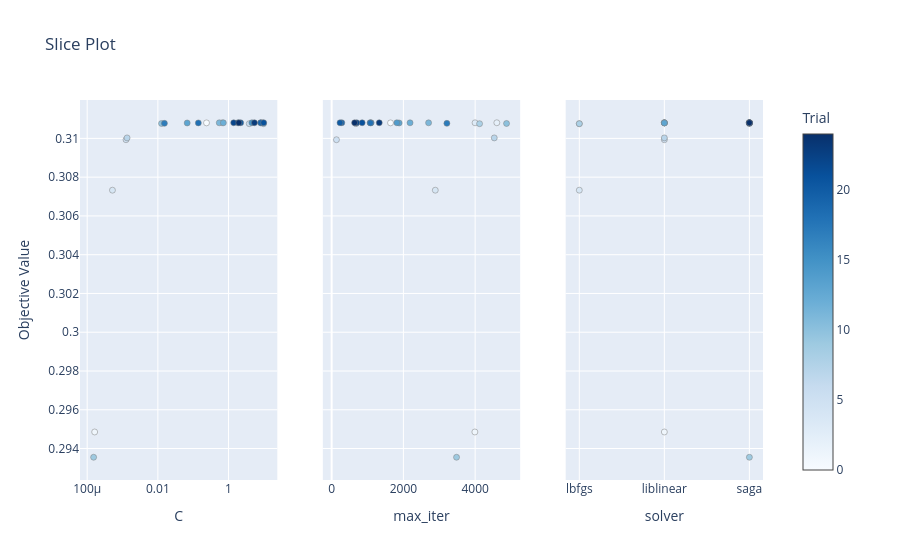

Write notebook code for a chart like this one.
### Code cell
optuna.visualization.plot_slice(study)

### Figure 1 — Plotly figure (JSON) as saved in the notebook; plotly's stock layout.template omitted (floating-point values rounded to 4 significant figures)
{"data": [{"marker": {"color": [0, 1, 2, 3, 4, 5, 6, 7, 8, 9, 10, 11, 12, 13, 14, 15, 16, 17, 18, 19, 20, 21, 22, 23, 24], "colorbar": {"title": {"text": "Trial"}, "x": 1.0, "xpad": 40}, "colorscale": [[0.0, "rgb(247,251,255)"], [0.125, "rgb(222,235,247)"], [0.25, "rgb(198,219,239)"], [0.375, "rgb(158,202,225)"], [0.5, "rgb(107,174,214)"], [0.625, "rgb(66,146,198)"], [0.75, "rgb(33,113,181)"], [0.875, "rgb(8,81,156)"], [1.0, "rgb(8,48,107)"]], "line": {"color": "Grey", "width": 0.5}, "showscale": true}, "mode": "markers", "name": "Feasible Trial", "showlegend": false, "x": [0.2378, 0.0001627, 9.148, 0.6571, 0.000518, 0.001256, 3.846, 0.001344, 9.77, 0.0001519, 0.01268, 0.5461, 0.7138, 0.06751, 1.843, 4.584, 8.191, 0.01531, 0.1396, 8.129, 2.205, 9.88, 1.399, 5.41, 1.956], "y": [0.3108, 0.2949, 0.3108, 0.3108, 0.3073, 0.3099, 0.3108, 0.31, 0.3108, 0.2935, 0.3108, 0.3108, 0.3108, 0.3108, 0.3108, 0.3108, 0.3108, 0.3108, 0.3108, 0.3108, 0.3108, 0.3108, 0.3108, 0.3108, 0.3108], "type": "scatter", "xaxis": "x", "yaxis": "y"}, {"marker": {"color": [0, 1, 2, 3, 4, 5, 6, 7, 8, 9, 10, 11, 12, 13, 14, 15, 16, 17, 18, 19, 20, 21, 22, 23, 24], "colorbar": {"title": {"text": "Trial"}, "x": 1.0, "xpad": 40}, "colorscale": [[0.0, "rgb(247,251,255)"], [0.125, "rgb(222,235,247)"], [0.25, "rgb(198,219,239)"], [0.375, "rgb(158,202,225)"], [0.5, "rgb(107,174,214)"], [0.625, "rgb(66,146,198)"], [0.75, "rgb(33,113,181)"], [0.875, "rgb(8,81,156)"], [1.0, "rgb(8,48,107)"]], "line": {"color": "Grey", "width": 0.5}, "showscale": false}, "mode": "markers", "name": "Feasible Trial", "showlegend": false, "x": [1641, 3992, 4604, 3998, 2889, 134, 677, 4533, 4123, 3481, 4875, 2702, 2185, 1881, 1818, 1101, 1071, 3212, 1083, 283, 233, 850, 699, 1327, 640], "y": [0.3108, 0.2949, 0.3108, 0.3108, 0.3073, 0.3099, 0.3108, 0.31, 0.3108, 0.2935, 0.3108, 0.3108, 0.3108, 0.3108, 0.3108, 0.3108, 0.3108, 0.3108, 0.3108, 0.3108, 0.3108, 0.3108, 0.3108, 0.3108, 0.3108], "type": "scatter", "xaxis": "x2", "yaxis": "y2"}, {"marker": {"color": [0, 1, 2, 3, 4, 5, 6, 7, 8, 9, 10, 11, 12, 13, 14, 15, 16, 17, 18, 19, 20, 21, 22, 23, 24], "colorbar": {"title": {"text": "Trial"}, "x": 1.0, "xpad": 40}, "colorscale": [[0.0, "rgb(247,251,255)"], [0.125, "rgb(222,235,247)"], [0.25, "rgb(198,219,239)"], [0.375, "rgb(158,202,225)"], [0.5, "rgb(107,174,214)"], [0.625, "rgb(66,146,198)"], [0.75, "rgb(33,113,181)"], [0.875, "rgb(8,81,156)"], [1.0, "rgb(8,48,107)"]], "line": {"color": "Grey", "width": 0.5}, "showscale": false}, "mode": "markers", "name": "Feasible Trial", "showlegend": false, "x": ["liblinear", "liblinear", "liblinear", "liblinear", "lbfgs", "liblinear", "lbfgs", "liblinear", "lbfgs", "saga", "saga", "liblinear", "liblinear", "liblinear", "saga", "saga", "saga", "saga", "saga", "saga", "saga", "saga", "saga", "saga", "saga"], "y": [0.3108, 0.2949, 0.3108, 0.3108, 0.3073, 0.3099, 0.3108, 0.31, 0.3108, 0.2935, 0.3108, 0.3108, 0.3108, 0.3108, 0.3108, 0.3108, 0.3108, 0.3108, 0.3108, 0.3108, 0.3108, 0.3108, 0.3108, 0.3108, 0.3108], "type": "scatter", "xaxis": "x3", "yaxis": "y3"}], "layout": {"xaxis": {"anchor": "y", "domain": [0.0, 0.2889], "title": {"text": "C"}, "type": "log"}, "yaxis": {"anchor": "x", "domain": [0.0, 1.0], "title": {"text": "Objective Value"}}, "xaxis2": {"anchor": "y2", "domain": [0.3556, 0.6444], "title": {"text": "max_iter"}}, "yaxis2": {"anchor": "x2", "domain": [0.0, 1.0], "matches": "y", "showticklabels": false}, "xaxis3": {"anchor": "y3", "domain": [0.7111, 1.0], "title": {"text": "solver"}, "type": "category", "categoryorder": "array", "categoryarray": ["lbfgs", "liblinear", "saga"]}, "yaxis3": {"anchor": "x3", "domain": [0.0, 1.0], "matches": "y", "showticklabels": false}, "title": {"text": "Slice Plot"}}}
